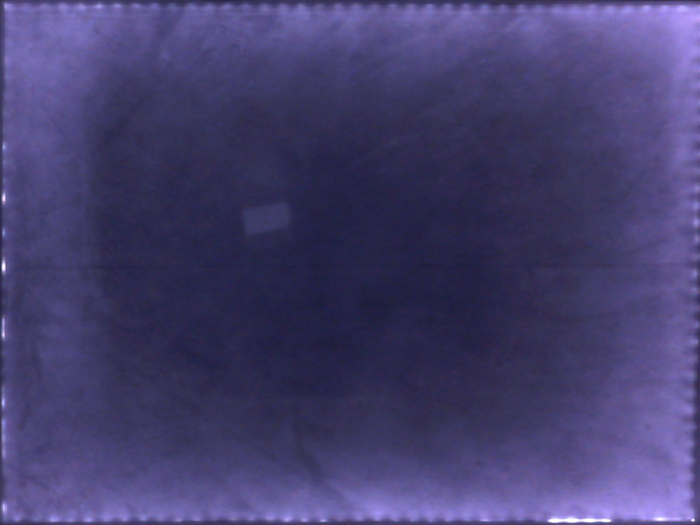
#> input picture utest/Feature Testing/Piece1.png, 1399 x 1049 px, given in place of the camera (shown at 1/2 size)
$ python tangible.py
#> lines starting #> are read from the running program, lines starting #| are printed output that depends on the picture; after the words box and inside, x2 and y2 are one past the last pixel; in counts of white or black regions, pixels touching at a corner belong together
#> in cv_init, frame is the input picture: shape (1049, 1399, 3); mean B, G, R 110, 63.1, 69
from typing import Any

import cv2
import numpy as np

import timeit

# Run `ls /dev | grep video` to see which idx to use for the camera
CAM_IDX: int = 0

# USAGE: frame[CROP]         Y1:Y2      , X1:X2
CROP: tuple[slice, slice] = (slice(0, 1), slice(0, 1))

CROP_SCALE: float = 0.975
CROP_MIN_THRESH: int = 40

X_OFFSET: int = 25
Y_OFFSET: int = 15

CONTOUR_MIN_AREA: int = 35
CONTOUR_MAX_AREA: int = 1000

CFG_SHOW_INITIAL_CROP: bool = False
CFG_SHOW_BG_SUBTRACT: bool = False

# Currently required to be True due to using CV for key input to capture bg.
CFG_SHOW_INITIAL_BG: bool = False

# Only affects the non-standalone case.
# if standalone, this is always displayed.
CFG_SHOW_FRAME: bool = False

WIDTH = 1400
HEIGHT = 1050
TARGET = [(0, 0), (WIDTH, 0), (WIDTH, HEIGHT), (0, HEIGHT)]

corners: np.ndarray = np.zeros(0)
standalone: bool = False
capture: cv2.VideoCapture = cv2.VideoCapture()
bg: np.ndarray = np.zeros(0)
transformed: bool = False
mat: cv2.typing.MatLike
current_margin:int=0
acctime = 0
frames = 0


def update_contours(margin):
    global current_margin
    current_margin = margin

# -------------------------------------------------------------------------
# New configuration options for adaptive thresholding based on edge distance:
CFG_CENTER_THRESHOLD: int = 20+8           # Base threshold (applied at the center, farthest from any edge)
CFG_THRESHOLD_DISTANCE_SCALE: float = 30.0-8 # Additional threshold applied at the edges
# New configuration options for drag thresholding
CFG_DRAG_RADIUS: int = 50      # Radius (in pixels) around a detected centroid to lighten the threshold
CFG_LIGHTEN_AMOUNT: int = 20   # Amount by which to lower the threshold in the drag area
# -------------------------------------------------------------------------

# Global variable to track the active centroid position (if any)
active_centroid: list[int] | None = None

def warpImage(image: np.ndarray) -> np.ndarray:
    global transformed, mat
    corners_np = np.array(corners, dtype=np.float32)
    target_np = np.array(TARGET, dtype=np.float32)
    if (not transformed):
        mat = cv2.getPerspectiveTransform(corners_np, target_np)
        transformed=True
    out = cv2.warpPerspective(image, mat, (WIDTH, HEIGHT), flags=cv2.INTER_CUBIC)
    return out

def _capture_bg(capture: cv2.VideoCapture) -> np.ndarray:
    global bg

    print("Press 'b' to capture the background frame.")
    capturing: bool = True
    while capturing:
        ret, frame = capture.read()
        frame = warpImage(frame)
        if not ret:
            print("Failed to capture frame from camera. Exiting...")
            exit()

        cv2.imshow("Live Feed - Press 'b' to capture background", frame)

        if cv2.waitKey(1) == ord("b"):
            bg = cv2.cvtColor(frame, cv2.COLOR_BGR2GRAY)
            print("Background captured.")
            capturing = False

    cv2.destroyWindow("Live Feed - Press 'b' to capture background")
    return bg

def _crop_bg(frame: np.ndarray) -> None:
    global corners

    gray = cv2.cvtColor(frame, cv2.COLOR_BGR2GRAY)
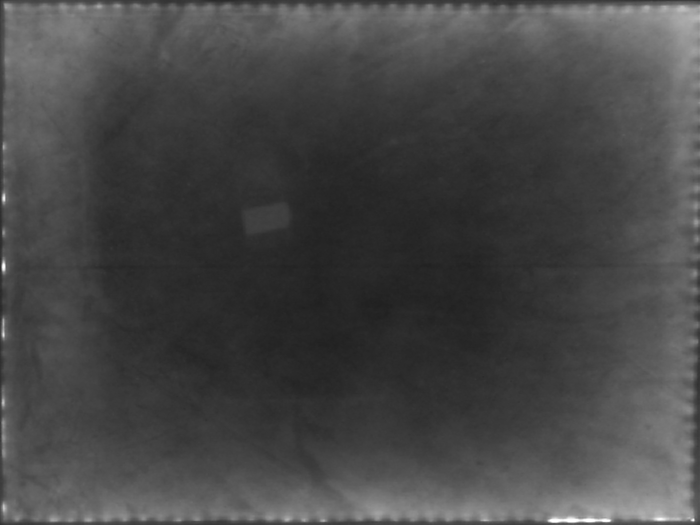
#> gray: shape (1049, 1399) (shown at 1/2 size); min 31, max 255, mean 70.2
    _, thresh = cv2.threshold(gray, CROP_MIN_THRESH, 255, cv2.THRESH_BINARY)
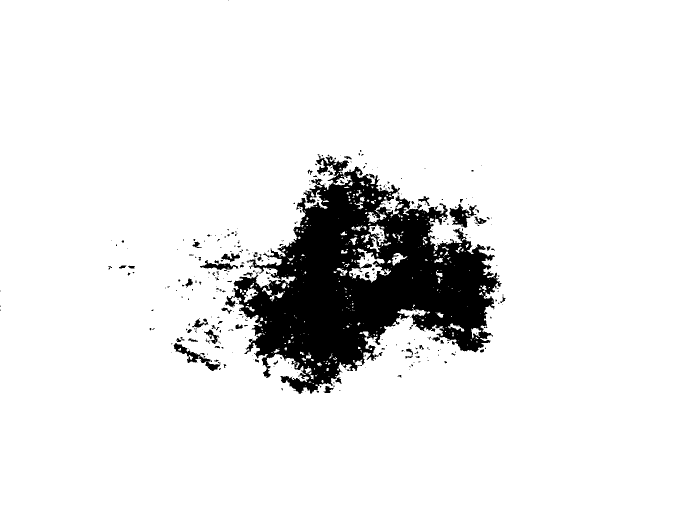
#> thresh: shape (1049, 1399) (shown at 1/2 size); 91.3% white; 363 black regions (299 under 20 px)

    contours, _ = cv2.findContours(thresh, cv2.RETR_EXTERNAL, cv2.CHAIN_APPROX_SIMPLE)
#> contours = 1 contour; box (x1, y1, x2, y2) and area: (0, 0, 1399, 1049) 1465095

    if len(contours) > 0:
        table_outline = max(contours, key=cv2.contourArea)
#> table_outline = contour of 19 points, box (x1, y1, x2, y2) (0, 0, 1399, 1049), area 1465095
        peri = cv2.arcLength(table_outline, True)
#> peri = 4895.3
        approx = cv2.approxPolyDP(table_outline, 0.04 * peri, True)
#> approx = [[0, 0], [0, 1048], [1398, 1048], [1398, 0]]

        if len(approx) == 4:  # Ensure exactly 4 points are found
            corners = approx.reshape(4, 2)
#> corners = [[0, 0], [0, 1048], [1398, 1048], [1398, 0]]
        else:
            print("Warning: Could not find exactly 4 corner points. Using default corners.")
            corners = np.array([[0, 0], [WIDTH, 0], [WIDTH, HEIGHT], [0, HEIGHT]], dtype=np.float32)

        cv2.polylines(frame, [corners.astype(int)], True, (0, 0, 255), 1, cv2.LINE_AA)
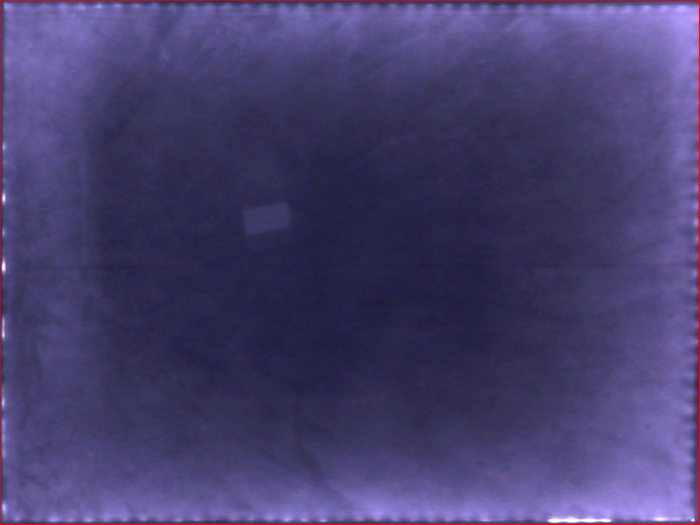
#> frame: shape (1049, 1399, 3) (shown at 1/2 size); 0.67% of pixels changed, all inside (x1, y1, x2, y2) = (0, 0, 1399, 1049)

    else:
        print("Warning: No contours detected for cropping. Using default corners.")
        corners = np.array([[0, 0], [WIDTH, 0], [WIDTH, HEIGHT], [0, HEIGHT]], dtype=np.float32)

    if CFG_SHOW_INITIAL_CROP:
        cv2.imshow("frame", frame)
        cv2.waitKey(2000)

def cv_init() -> None:
    global capture

    capture = cv2.VideoCapture(CAM_IDX)
    if not capture.isOpened():
        print("Error: Could not open the camera.")
        exit()

    # Automatically crop image
    ret, frame = capture.read()

    if not ret:
        print("Failed to capture frame from camera. Exiting...")
        exit()

    _crop_bg(frame)

    # Capture the background scene for subtraction
    _capture_bg(capture)
#> in warpImage, `mat = cv2.getPerspectiveTransform(corners_np, target_np)`: mat = [[0, 1.34, 0], [0.751, 0, 0], [0, 0, 1]]
#> in warpImage, `out = cv2.warpPerspective(image, mat, (WIDTH, HEIGHT), flags=cv2.INTER..`:
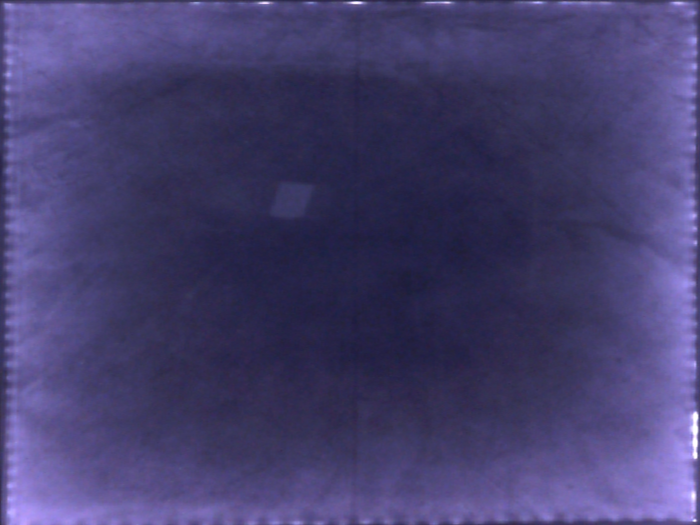
#> out: shape (1050, 1400, 3) (shown at 1/2 size); mean B, G, R 110, 63.1, 69
#> (key q is pressed here)

# Helper to ensure block size is odd and >= 3
def make_odd(val):
    return val if val % 2 == 1 else val + 1
# Trackbar callback (does nothing; we use getTrackbarPos)
def nothing(x):
    pass

skipframe: int = 20
cnt:int = 0

# [119 lines left out: function cv_loop, not called in this run]

def main() -> None:
    global standalone
    standalone = True

    cv_init()

    ##Control Panel Window!
    cv2.namedWindow("Controls", cv2.WND_PROP_FULLSCREEN)
    ret, frame = capture.read()
    height, width = frame.shape[:2] #may to readjust this?
    cv2.createTrackbar('Margin', "Controls", 10, min(height, width) // 2, update_contours)
    cntrl = cv2.imread("control.png")
    cv2.imshow("Controls", cntrl)

    cv2.createTrackbar("Block Size", "Controls", 11, 50, nothing)
    cv2.createTrackbar("C", "Controls", 2, 20, nothing)
    cv2.createTrackbar("Lower Thresh", "Controls", 0, 255, nothing)
    cv2.setTrackbarPos('Lower Thresh', 'Controls', 18)
    cv2.setTrackbarPos('Block Size', 'Controls', 32)
    cv2.setTrackbarPos('C', 'Controls', 6)
    ##Hough Circles
    cv2.createTrackbar("dp", "Controls", 10, 30, nothing)
    cv2.createTrackbar("minDist", "Controls", 0, 255, nothing)
    cv2.createTrackbar("param1", "Controls", 0, 1200, nothing)
    cv2.createTrackbar("param2", "Controls", 1, 300, nothing)
    cv2.createTrackbar("minRadius", "Controls", 0, 255, nothing)
    cv2.createTrackbar("maxRadius", "Controls", 0, 255, nothing)
    cv2.setTrackbarPos("dp", "Controls", 10)
    cv2.setTrackbarPos("minDist", "Controls", 190)
    cv2.setTrackbarPos("param1", "Controls", 352)
    cv2.setTrackbarPos("param2", "Controls", 156)
    cv2.setTrackbarPos("minRadius", "Controls", 124)
    cv2.setTrackbarPos("maxRadius", "Controls", 150)


    while True:

        cv_loop()

if __name__ == "__main__":
    main()
